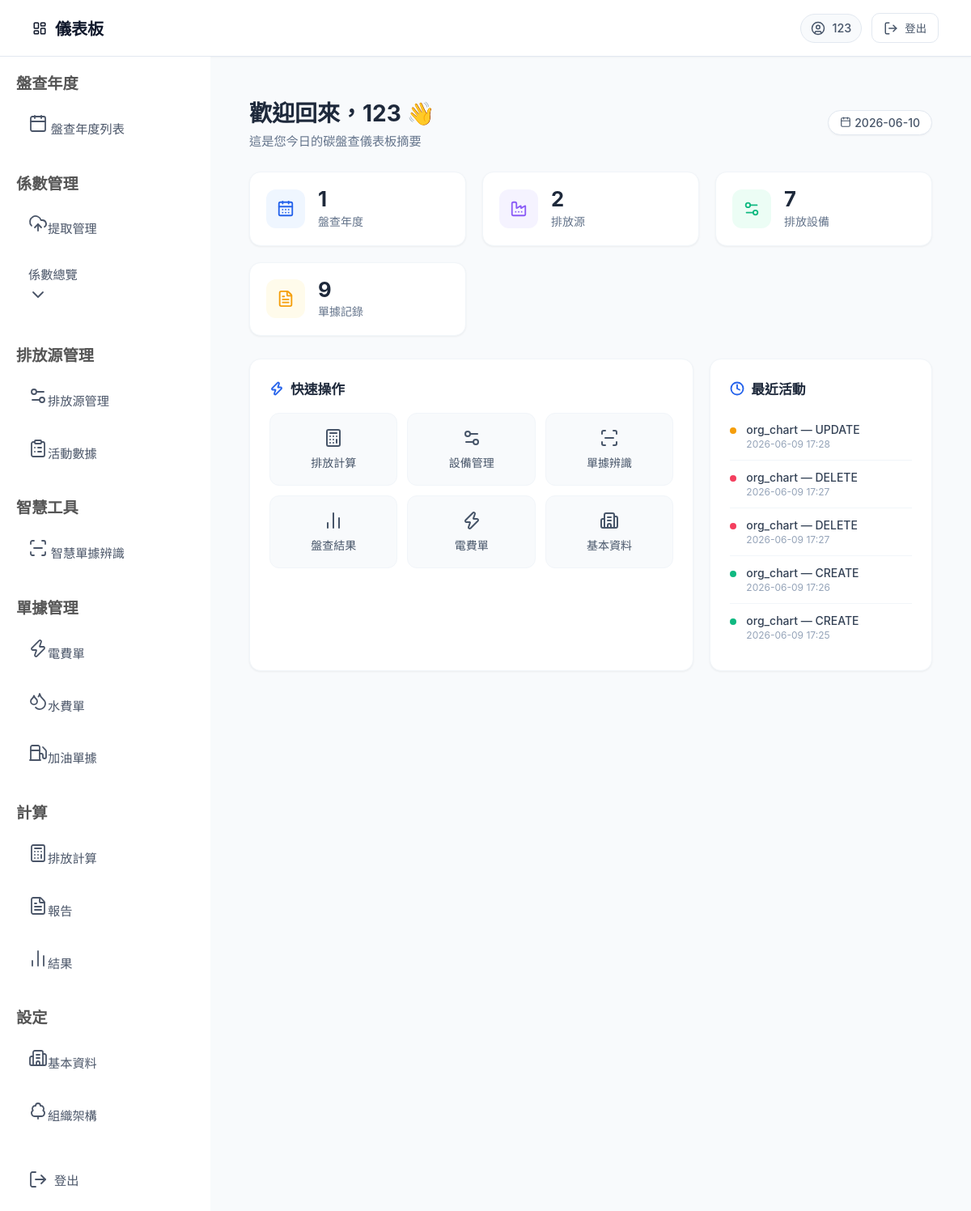
Before: /index/ (signed in) with the older database file.
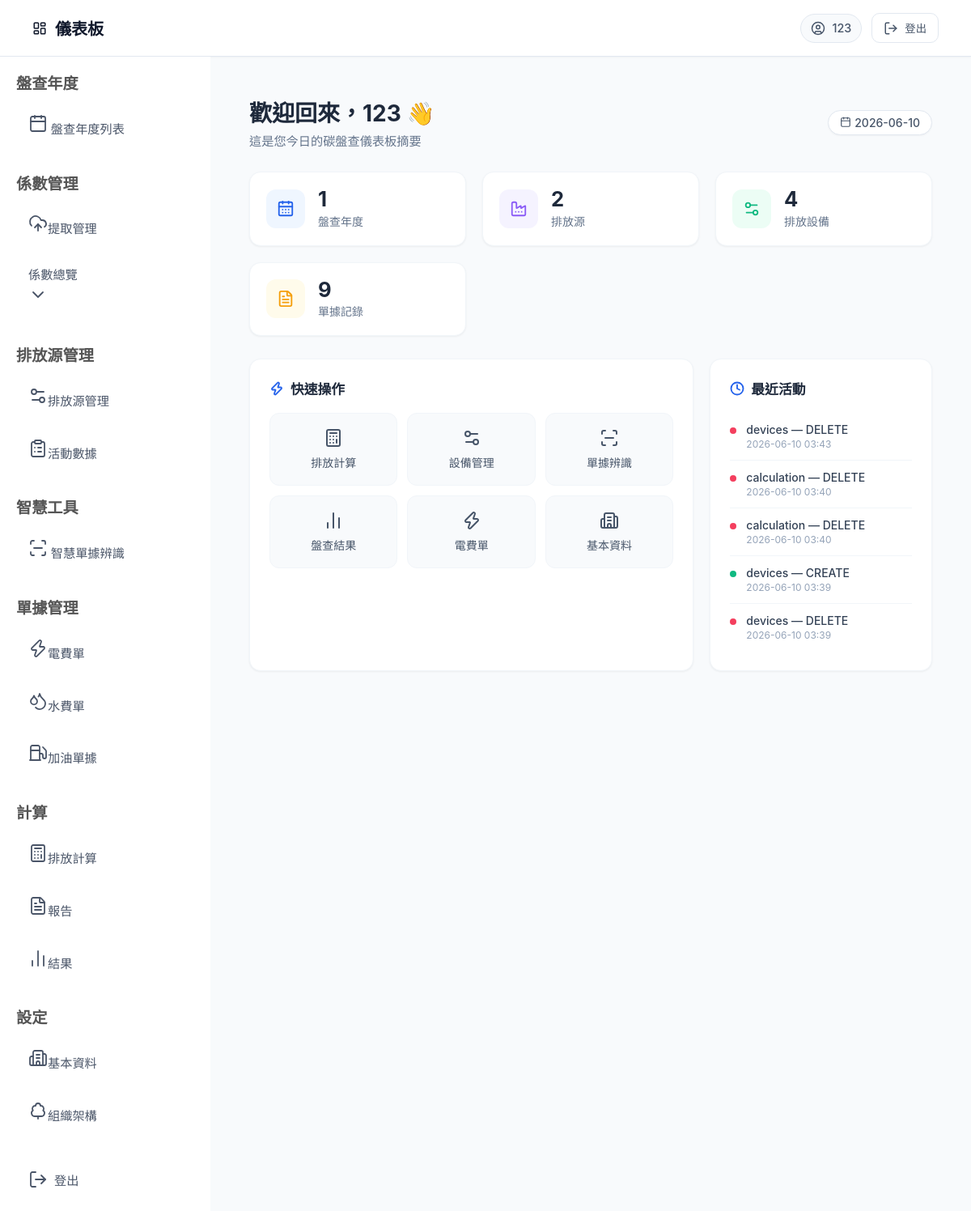
After: the same page with the newer database file.
### model.py (models this page shows)
class Account(SQLModel, table=True):
    id: int | None = Field(default=None, primary_key=True)  # 自動遞增
    account: str
    password: str
    email: str
    years: List["Year"] = Relationship(back_populates="account")
    companies: List["CompanyInfo"] = Relationship(back_populates="account")
    boundaries: List["Boundary"] = Relationship(back_populates="account")
    emission_sources: List["EmissionSource"] = Relationship(back_populates="account")
    activity_data: List["ActivityData"] = Relationship(back_populates="account")
    org_charts: List["OrgChart"] = Relationship(back_populates="account")

class DataChangeLog(SQLModel, table=True):
    id: Optional[int] = Field(default=None, primary_key=True)
    module: str = Field(index=True)
    entity_name: str
    record_key: str
    action_type: str
    changed_by: str = Field(default="system")
    changed_at: datetime = Field(default_factory=datetime.utcnow, index=True)
    change_details: str

### routers/index.py (the view)
@router.get("/", response_class=HTMLResponse)
async def index_page(request: Request):
    if not request.session.get("user"):
        return RedirectResponse(url="/login/", status_code=303)
    user_id = request.session.get("user")
    with Session(engine) as session:
        account = session.get(Account, user_id)
        year_count = session.exec(
            select(func.count()).select_from(Year).where(Year.account_id == user_id)
        ).one() or 0
        source_count = session.exec(
            select(func.count())
            .select_from(EmissionSource)
            .where(EmissionSource.account_id == user_id)
        ).one() or 0
        device_count = session.exec(
            select(func.count()).select_from(Device)
        ).one() or 0
        bill_count = session.exec(
            select(func.count()).select_from(UtilityBill)
        ).one() or 0
        recent_logs = session.exec(
            select(DataChangeLog)
            .order_by(DataChangeLog.changed_at.desc())
            .limit(5)
        ).all()
    return templates.TemplateResponse(
        "index.html",
        {
            "request": request,
            "user": user_id,
            "account": account,
            "year_count": year_count,
            "source_count": source_count,
            "device_count": device_count,
            "bill_count": bill_count,
            "recent_logs": recent_logs,
            "now_date": datetime.now().strftime("%Y-%m-%d"),
        },
    )

### templates/index.html (shortened to what this page needs)
{% extends "base.html" %}
{% block content %}
<div class="dashboard">
  <header class="dashboard-header">
    <div>
      <h1>歡迎回來，{{ account.account if account else '使用者' }} 👋</h1>
      <p class="subtitle">這是您今日的碳盤查儀表板摘要</p>
    </div>
    <div class="dashboard-meta">
      <span class="badge">
        <i data-lucide="calendar" style="width:14px;height:14px;margin-right:4px;vertical-align:middle;"></i>
        {{ now_date }}
      </span>
    </div>
  </header>
  <section class="kpi-grid">
    <div class="kpi-card kpi-blue">
      <div class="kpi-icon"><i data-lucide="calendar-days"></i></div>
      <div class="kpi-info">
        <div class="kpi-value">{{ year_count }}</div>
        <div class="kpi-label">盤查年度</div>
      </div>
    </div>
    <div class="kpi-card kpi-violet">
      <div class="kpi-icon"><i data-lucide="factory"></i></div>
      <div class="kpi-info">
        <div class="kpi-value">{{ source_count }}</div>
        <div class="kpi-label">排放源</div>
      </div>
    </div>
    <div class="kpi-card kpi-emerald">
      <div class="kpi-icon"><i data-lucide="settings-2"></i></div>
      <div class="kpi-info">
        <div class="kpi-value">{{ device_count }}</div>
        <div class="kpi-label">排放設備</div>
      </div>
    </div>
    <div class="kpi-card kpi-amber">
      <div class="kpi-icon"><i data-lucide="file-text"></i></div>
      <div class="kpi-info">
        <div class="kpi-value">{{ bill_count }}</div>
        <div class="kpi-label">單據記錄</div>
      </div>
    </div>
  </section>
  <section class="dashboard-grid">
    <div class="dashboard-card">
      <h3><i data-lucide="zap" style="width:18px;height:18px;stroke-width:2.5;color:#2563eb;"></i> 快速操作</h3>
      <div class="quick-actions">
        <a href="/calculation"
           hx-get="/calculation"
           hx-target="#main-content"
           hx-select="#main-content"
           hx-push-url="true"
           hx-indicator="#global-loading">
          <i data-lucide="calculator"></i>
          <span>排放計算</span>
        </a>
        <a href="/devices/"
           hx-get="/devices/"
           hx-target="#main-content"
           hx-select="#main-content"
           hx-push-url="true"
           hx-indicator="#global-loading">
          <i data-lucide="settings-2"></i>
          <span>設備管理</span>
        </a>
        <a href="/ocr/upload"
           hx-get="/ocr/upload"
           hx-target="#main-content"
           hx-select="#main-content"
           hx-push-url="true"
           hx-indicator="#global-loading">
          <i data-lucide="scan-line"></i>
          <span>單據辨識</span>
        </a>
        <a href="/result"
           hx-get="/result"
           hx-target="#main-content"
           hx-select="#main-content"
           hx-push-url="true"
           hx-indicator="#global-loading">
          <i data-lucide="bar-chart-2"></i>
          <span>盤查結果</span>
        </a>
        <a href="/documents/electricity"
           hx-get="/documents/electricity"
           hx-target="#main-content"
           hx-select="#main-content"
           hx-push-url="true"
           hx-indicator="#global-loading">
          <i data-lucide="zap"></i>
          <span>電費單</span>
        </a>
        <a href="/set"
           hx-get="/set"
           hx-target="#main-content"
           hx-select="#main-content"
           hx-push-url="true"
           hx-indicator="#global-loading">
          <i data-lucide="building-2"></i>
          <span>基本資料</span>
        </a>
      </div>
    </div>
    <div class="dashboard-card">
      <h3><i data-lucide="clock" style="width:18px;height:18px;stroke-width:2.5;color:#2563eb;"></i> 最近活動</h3>
      <ul class="activity-list">
        {% if recent_logs %}
          {% for log in recent_logs %}
          <li>
            <span class="activity-dot" style="background:
              {% if log.action_type == 'CREATE' %}#10b981
              {% elif log.action_type == 'UPDATE' %}#f59e0b
              {% elif log.action_type == 'DELETE' %}#f43f5e
              {% else %}#94a3b8
              {% endif %};"></span>
            <div class="activity-content">
              <div class="activity-title">{{ log.module }} — {{ log.action_type }}</div>
              <div class="activity-time">{{ log.changed_at.strftime('%Y-%m-%d %H:%M') }}</div>
            </div>
          </li>
          {% endfor %}
        {% else %}
          <li class="empty">暫無近期活動記錄</li>
        {% endif %}
      </ul>
    </div>
  </section>
</div>
{% endblock %}

### templates/base.html (shortened to what this page needs)
<!DOCTYPE html>
<html lang="zh-Hant">
<head>
    <link rel="stylesheet" href="/static/css/index.css">
    <link rel="stylesheet" href="/static/css/sidebar_submenu.css">
    <link rel="stylesheet" href="/static/css/ocr.css">
    <link rel="stylesheet" href="/static/css/ocr.css">
</head>
<body hx-ext="head-support">
<header class="topbar">
    <a href="/index/"
       hx-get="/index/"
       hx-target="#main-content"
       hx-select="#main-content"
       hx-push-url="true"
       hx-indicator="#global-loading"
       class="topbar-brand">
        <i data-lucide="layout-dashboard"></i>
        <span>儀表板</span>
    </a>
    <div class="topbar-actions">
        <span class="topbar-user">
            <i data-lucide="user-circle"></i>
            {{ request.session.get("username", "使用者") }}
        </span>
        <form action="/logout" method="post" class="topbar-logout-form">
            <button type="submit" class="topbar-logout-btn">
                <i data-lucide="log-out"></i>
                <span>登出</span>
            </button>
        </form>
    </div>
</header>
<div class="layout-body">
<div class="sidebar">
    <div class="nav-group">
        <h3>盤查年度</h3>
        <ul class="nav-list">
            <li>
                <a href="/inventory_list/"
                hx-get="/inventory_list/"
                hx-target="#main-content"
                hx-select="#main-content"
                hx-push-url="true"
                hx-indicator="#global-loading"
                class="dashboard-btn">
                <i data-lucide="calendar"></i>
                盤查年度列表
                </a>
            </li>
        </ul>
    </div>
    <div class="nav-group">
        <h3>係數管理</h3>
        <ul class="nav-list">
            <li><a href="/etl/"
                   hx-get="/etl/"
                   hx-target="#main-content"
                   hx-select="#main-content"
                   hx-push-url="true"
                   hx-indicator="#global-loading" class="dashboard-btn"><i data-lucide="upload-cloud"></i>提取管理</a></li>
            <li class="nav-item-with-submenu coefficient-overview-submenu">
                <a id="coefficientOverviewToggle" class="dashboard-btn nav-submenu-toggle">
                    <span>係數總覽</span>
                    <i data-lucide="chevron-down"></i>
                </a>
            </li>
        </ul>
    </div>
<div class="nav-group">
        <h3>排放源管理</h3>
        <ul class="nav-list">
            <li><a href="/devices/"
                 hx-get="/devices/"
                 hx-target="#main-content"
                 hx-select="#main-content"
                 hx-push-url="true"
                  hx-indicator="#global-loading" class="dashboard-btn"><i data-lucide="settings-2"></i>排放源管理</a></li>
            <li><a href="/devices/activity"
                 hx-get="/devices/activity"
                 hx-target="#main-content"
                 hx-select="#main-content"
                 hx-push-url="true"
                 hx-indicator="#global-loading" class="dashboard-btn"><i data-lucide="clipboard-list"></i>活動數據</a></li>
        </ul>
    </div>
    <div class="nav-group">
        <h3><b>智慧工具</b></h3>
        <ul class="nav-list">
            <li>
                <a href="/ocr/upload"
                   hx-get="/ocr/upload"
                   hx-target="#main-content"
                   hx-select="#main-content"
                   hx-push-url="true"
                   hx-indicator="#global-loading"
                   class="dashboard-btn">
                   <i data-lucide="scan-line"></i>
                   智慧單據辨識
                </a>
            </li>
        </ul>
    </div>
    <div class="nav-group">
        <h3><b>單據管理</b></h3>
        <ul class="nav-list">
            <li><a href="/documents/electricity"
                   hx-get="/documents/electricity"
                   hx-target="#main-content"
                   hx-select="#main-content"
                   hx-push-url="true"
                   hx-indicator="#global-loading" class="dashboard-btn"><i data-lucide="zap"></i>電費單</a></li>
            <li><a href="/documents/water"
                   hx-get="/documents/water"
                   hx-target="#main-content"
                   hx-select="#main-content"
                   hx-push-url="true"
                   hx-indicator="#global-loading" class="dashboard-btn"><i data-lucide="droplets"></i>水費單</a></li>
            <li><a href="/documents/fuel"
                   hx-get="/documents/fuel"
                   hx-target="#main-content"
                   hx-select="#main-content"
                   hx-push-url="true"
                   hx-indicator="#global-loading" class="dashboard-btn"><i data-lucide="fuel"></i>加油單據</a></li>
        </ul>
    </div>
    <div class="nav-group">
        <h3>計算</h3>
        <ul class="nav-list">
            <li><a href="/calculation"
                   hx-get="/calculation"
                   hx-target="#main-content"
                   hx-select="#main-content"
                   hx-push-url="true"
                   hx-indicator="#global-loading" class="dashboard-btn"><i data-lucide="calculator"></i>排放計算</a></li>
             <li><a href="/calculation/report"
                 hx-get="/calculation/report"
                 hx-target="#main-content"
                 hx-select="#main-content"
                 hx-push-url="true"
                 hx-indicator="#global-loading" class="dashboard-btn"><i data-lucide="file-text"></i>報告</a></li>
            <li><a href="/result"
                   hx-get="/result"
                   hx-target="#main-content"
                   hx-select="#main-content"
                   hx-push-url="true"
                   hx-indicator="#global-loading" class="dashboard-btn"><i data-lucide="bar-chart-2"></i>結果</a></li>
        </ul>
    </div>
    <div class="nav-group">
        <h3>設定</h3>
        <ul class="nav-list">
            <li><a href="/set"
                 hx-get="/set"
                 hx-target="#main-content"
                 hx-select="#main-content"
                 hx-push-url="true"
                 hx-indicator="#global-loading" class="dashboard-btn"><i data-lucide="building-2"></i>基本資料</a></li>
            <li><a href="/org_chart"
                 hx-get="/org_chart"
                 hx-target="#main-content"
                 hx-select="#main-content"
                 hx-push-url="true"
                 hx-indicator="#global-loading" class="dashboard-btn"><i data-lucide="tree-deciduous"></i>組織架構</a></li>
        </ul>
    </div>
    <form action="/logout" method="post" class="logout-btn">
        <button type="submit" class="dashboard-btn"><i data-lucide="log-out"></i>登出</button>
    </form>
</div>
<div class="main-content" id="main-content">
    {% block content %}{% endblock %}
</div>
</div>
</body>
</html>

### static/css/sidebar_submenu.css (style rules this page uses)
.logout-btn { display: flex; justify-content: center; align-items: center; }
.sidebar { width: 260px; display: flex; flex-direction: column; min-height: 100vh; position: sticky; top: 0; overflow-y: auto; scrollbar-width: thin; background: #ffffff; border-right: none; }
.sidebar { width: 260px; display: flex; flex-direction: column; min-height: 100vh; position: sticky; top: 0; overflow-y: auto; scrollbar-width: thin; font-family: 'Roboto', 'Noto Sans TC', 'Arial', sans-serif; font-size: 1em; line-height: 1.5; }
.nav-item-with-submenu { margin-bottom: 2px; width: 100%; box-sizing: border-box; }
.nav-item-with-submenu { margin-bottom: 2px; width: 100%; box-sizing: border-box; font-size: 1em; line-height: 1.5; }
.nav-submenu-toggle { width: 100%; box-sizing: border-box; display: flex; align-items: center; justify-content: space-between; text-align: left; font-size: 0.95em; background: transparent; border: none; border-left: 3px solid transparent; }
.nav-submenu-toggle, .nav-item { display: flex; align-items: center; padding: 10px 16px; width: 100%; box-sizing: border-box; box-shadow: none !important; filter: none !important; border: none; background: transparent; transition: all 0.2s ease; }
.sidebar .nav-list a.dashboard-btn, .sidebar .logout-btn .dashboard-btn { border: none !important; background: transparent !important; box-shadow: none !important; }
.nav-submenu-toggle i, .nav-item i, .nav-submenu-toggle svg { width: 24px; margin-right: 12px; flex-shrink: 0; display: flex; justify-content: center; align-items: center; }
.sidebar .dashboard-btn svg, .sidebar .nav-submenu a svg { fill: none; stroke-width: 1.8; stroke-linecap: round; stroke-linejoin: round; }
.nav-submenu-toggle span { flex-grow: 1; white-space: nowrap; overflow: hidden; text-overflow: ellipsis; }

Changed rows visible on the page:
no longer on this page (row unchanged): DataChangeLog: module "org_chart", action_type "UPDATE", changed_at "2026-06-09 17:28"
no longer on this page (row unchanged): DataChangeLog: module "org_chart", action_type "DELETE", changed_at "2026-06-09 17:27"
no longer on this page (row unchanged): DataChangeLog: module "org_chart", action_type "DELETE", changed_at "2026-06-09 17:27"
no longer on this page (row unchanged): DataChangeLog: module "org_chart", action_type "CREATE", changed_at "2026-06-09 17:26"
no longer on this page (row unchanged): DataChangeLog: module "org_chart", action_type "CREATE", changed_at "2026-06-09 17:25"
added DataChangeLog: module "devices", action_type "DELETE", changed_at "2026-06-10 03:43"
added DataChangeLog: module "calculation", action_type "DELETE", changed_at "2026-06-10 03:40"
added DataChangeLog: module "calculation", action_type "DELETE", changed_at "2026-06-10 03:40"
added DataChangeLog: module "devices", action_type "CREATE", changed_at "2026-06-10 03:39"
added DataChangeLog: module "devices", action_type "DELETE", changed_at "2026-06-10 03:39"
Other visible differences:
{{ device_count }}: "7" → "4"
